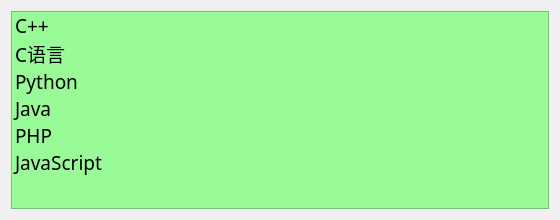
<?xml version="1.0" encoding="UTF-8"?>
<ui version="4.0">
 <class>Widget</class>
 <widget class="QWidget" name="Widget">
  <property name="geometry">
   <rect>
    <x>0</x>
    <y>0</y>
    <width>560</width>
    <height>220</height>
   </rect>
  </property>
  <property name="windowTitle">
   <string>QListWidget</string>
  </property>
  <layout class="QHBoxLayout" name="horizontalLayout">
   <item>
    <widget class="QListWidget" name="listWidget">
     <property name="font">
      <font>
       <family>黑体</family>
       <pointsize>14</pointsize>
      </font>
     </property>
     <property name="styleSheet">
      <string notr="true">background-color:palegreen;</string>
     </property>
     <item>
      <property name="text">
       <string>C++</string>
      </property>
     </item>
     <item>
      <property name="text">
       <string>C语言</string>
      </property>
     </item>
     <item>
      <property name="text">
       <string>Python</string>
      </property>
     </item>
     <item>
      <property name="text">
       <string>Java</string>
      </property>
     </item>
     <item>
      <property name="text">
       <string>PHP</string>
      </property>
     </item>
     <item>
      <property name="text">
       <string>JavaScript</string>
      </property>
     </item>
    </widget>
   </item>
  </layout>
 </widget>
 <resources/>
 <connections/>
</ui>
